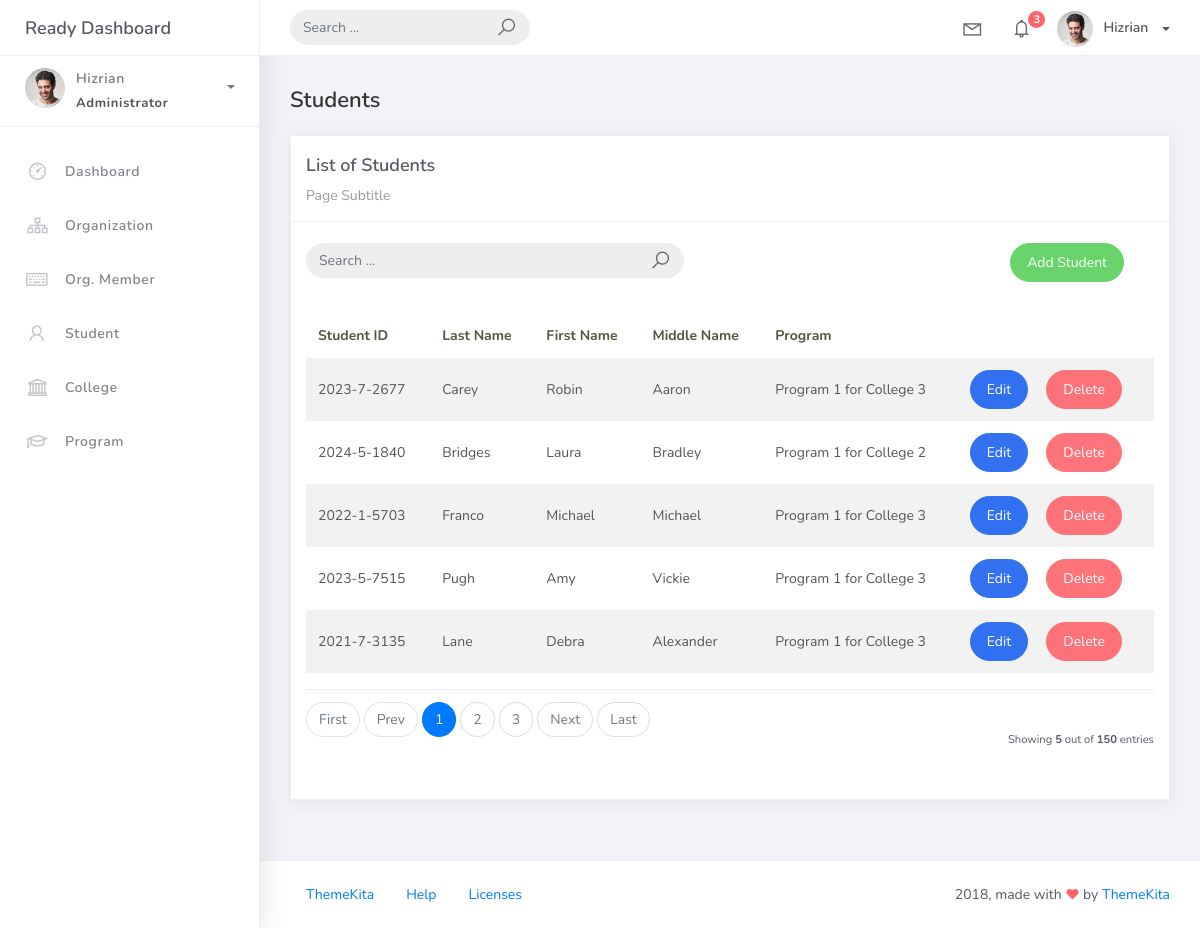
Screenshot of /student_list with the database file from the repository.
### studentorg/models.py (models this page shows, shortened)
class BaseModel(models.Model):
    created_at = models.DateTimeField(auto_now_add=True, db_index=True)
    updated_at = models.DateTimeField(auto_now=True)
    class Meta:
        abstract = True

class Student(BaseModel):
    student_id = models.CharField(max_length=15)
    lastname = models.CharField(max_length=25)
    firstname = models.CharField(max_length=25)
    middlename = models.CharField(max_length=25, blank=True, null=True)
    program = models.ForeignKey(Program, on_delete=models.CASCADE)

class Program(BaseModel):
    prog_name = models.CharField(max_length=150)
    college = models.ForeignKey(College, on_delete=models.CASCADE)
    def __str__(self):
        return self.prog_name

### studentorg/views.py (the view)
# urls.py: path('student_list', StudentList.as_view(), name='student-list'),
class StudentList(ListView):
    model = Student
    context_object_name = 'student'
    template_name = 'student_list.html'
    paginate_by = 5

### templates/student_list.html (shortened to what this page needs)
{% extends 'base.html' %}
{% load static %}
{% block content %}
  <div class="content">
    <div class="container-fluid">
      <h4 class="page-title">Students</h4>
      <div class="row">
        <div class="col-md-12">
          <div class="card">
            <div class="card-header">
              <div class="card-title">List of Students</div>
              <div class="card-category">Page Subtitle</div>
            </div>
            <br />
                <div class="col-md-12 row">
                <div class="col-md-6">
                    <form class="navbar-left navbar-form nav-search mr-md-3" action="">
                    <div class="input-group">
                        <input type="text" placeholder="Search ..." class="form-control" />
                        <div class="input-group-append">
                        <span class="input-group-text">
                            <i class="la la-search search-icon"></i>
                        </span>
                        </div>
                    </div>
                    </form>
                </div>
                <div class="col-md-6">
                    <div class="pull-right">
                    <a href="{% url 'organization-add' %}" class="btn btn-success btn-rounded">Add Student</a>
                    </div>
                </div>
                </div>
            <div class="card-body">
              <table class="table table-striped mt-3">
                <thead>
                  <tr>
                    <th scope="col">Student ID</th>
                    <th scope="col">Last Name</th>
                    <th scope="col">First Name</th>
                    <th scope="col">Middle Name</th>
                    <th scope="col">Program</th>
                  </tr>
                </thead>
                <tbody>
                  {% for object in object_list %}
                    <tr>
                      <td>{{ object.student_id }}</td>
                      <td>{{ object.lastname }}</td>
                      <td>{{ object.firstname }}</td>
                      <td>{{ object.middlename }}</td>
                      <td>{{ object.program }}</td>
                      <td>
                        <a href="organization_list/{{ object.id }}" class="btn btn-primary btn-rounded">Edit</a>
                        <a href="organization_list/{{ object.id }}/delete" class="btn btn-danger btn-rounded">Delete</a>
                    </td>
                    </tr>
                    {% empty %}
                    <tr>
                      <td colspan="4" style="text-align: center">
                        <p class="text-sm font-weight-bold mb-0">No Records Found</p>
                      </td>
                    </tr>
                  {% endfor %}
                </tbody>
              </table>
              {% include 'includes/pagination.html' %}
            </div>
          </div>
        </div>
      </div>
    </div>
  </div>
{% endblock %}

### rows the page displays
Student: student_id "2023-7-2677", lastname "Carey", firstname "Robin", middlename "Aaron", program "Program 1 for College 3"
Student: student_id "2024-5-1840", lastname "Bridges", firstname "Laura", middlename "Bradley", program "Program 1 for College 2"
Student: student_id "2022-1-5703", lastname "Franco", firstname "Michael", middlename "Michael", program "Program 1 for College 3"
Student: student_id "2023-5-7515", lastname "Pugh", firstname "Amy", middlename "Vickie", program "Program 1 for College 3"
Student: student_id "2021-7-3135", lastname "Lane", firstname "Debra", middlename "Alexander", program "Program 1 for College 3"

### other values shown
{{ page_num }} "1"
{{ page_num }} "2" "3"
{{ object_list.count }} "5"
{{ paginator.count }} "150"
